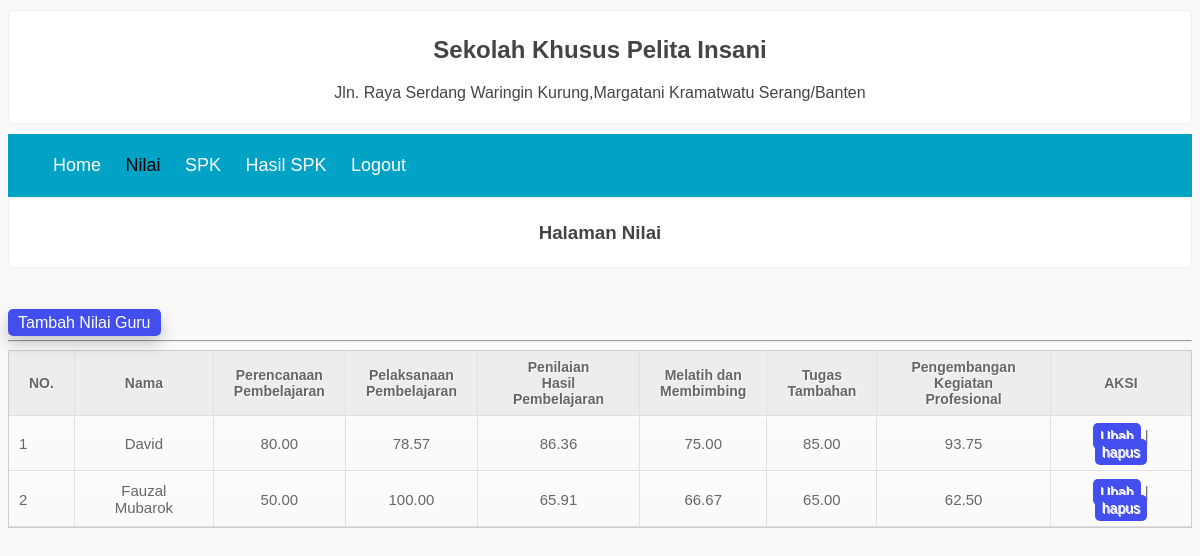
/nilai.php (signed in), run on the app's committed database.
### tables this page shows
CREATE TABLE `nilai2` (
  `id_nilai2` int(11) NOT NULL,
  `nama` varchar(30) NOT NULL,
  `k1` int(4) NOT NULL,
  `k2` int(4) NOT NULL,
  `k3` int(4) NOT NULL,
  `k4` int(4) NOT NULL,
  `k5` int(4) NOT NULL,
  `k6` int(4) NOT NULL,
  `k7` int(4) NOT NULL,
  `k8` int(4) NOT NULL,
  `k9` int(4) NOT NULL,
  `k10` int(4) NOT NULL,
  `k11` int(4) NOT NULL,
  `k12` int(4) NOT NULL,
  `k13` int(4) NOT NULL,
  `k14` int(4) NOT NULL,
  `k15` int(4) NOT NULL,
  `k16` int(4) NOT NULL,
  `k17` int(4) NOT NULL,
  `k18` int(4) NOT NULL,
  `k19` int(4) NOT NULL,
  `k20` int(4) NOT NULL,
  `k21` int(4) NOT NULL,
  `k22` int(4) NOT NULL,
  `k23` int(4) NOT NULL,
  `k24` int(4) NOT NULL,
  `k25` int(4) NOT NULL,
  `k26` int(4) NOT NULL,
  `k27` int(4) NOT NULL,
  `k28` int(4) NOT NULL,
  `k29` int(4) NOT NULL,
  `k30` int(4) NOT NULL,
  `k31` int(4) NOT NULL,
  `k32` int(4) NOT NULL,
  `k33` int(4) NOT NULL,
  `k34` int(4) NOT NULL,
  `k35` int(4) NOT NULL,
  `k36` int(4) NOT NULL,
  `k37` int(4) NOT NULL,
  `k38` int(4) NOT NULL,
  `k39` int(4) NOT NULL,
  `k40` int(4) NOT NULL
);

### functions.php (called while the page is built, shortened)
<?php
$conn = mysqli_connect("localhost", "root", "", "spk");
function query($query){
    global $conn;
    $result = mysqli_query($conn, $query);
    $rows=[];
    while($row = mysqli_fetch_assoc($result) ){
        $rows[] = $row;
    }
    return $rows;
}
?>

### nilai.php (the view, shortened to what this page needs)
<?php
require 'functions.php';
$nilai = query("SELECT * FROM nilai2 ORDER BY id_nilai2");
$sus = count($nilai);
if($sus == 0){
    $jadi = 1;
}else{
    $jadi = 2;
}
?>
<html>
<head>
<link rel="stylesheet" href="css1/nilai_style.css">
</head>
<body>
<div class="content">
        <header>
            <h2 class="judul">Sekolah Khusus Pelita Insani</h2>
            <p align="center">Jln. Raya Serdang Waringin Kurung,Margatani Kramatwatu Serang/Banten</p>
        </header>
        <nav>
            <ul>
                <li><a href="index.php">Home</a></li>
                <li id="nilai"><a href="nilai.php">Nilai</a></li>
                <li><a href="ubahBobot.php">SPK</a></li>
                <li><a href="report.php">Hasil SPK</a></li>
                <li><a href="logout.php" onclick="return confirm('apakah anda ingin keluar?');">Logout</a></li>
            </ul>
        </nav>
        <header>
            <h3 align="center">Halaman Nilai</h3>
        </header>
        <br></br>
    <a href="tambah/coba.php" class="button">Tambah Nilai Guru</a>
    <hr>
    <?php if($jadi == 1) : ?>
        <center><span class="blink">Data Kosong, Silahkan Klik Tambah Nilai</span><center>
    <?php else : ?>
    <center>
    <table cellspacing="0">
    <tr>
        <th>NO.</th>
        <th>Nama</th>
        <th>Perencanaan <br> Pembelajaran</th>
        <th>Pelaksanaan <br> Pembelajaran</th>
        <th>Penilaian <br> Hasil Pembelajaran</th>
        <th>Melatih dan <br> Membimbing</th>
        <th>Tugas <br> Tambahan</th>
        <th>Pengembangan <br> Kegiatan Profesional</th>
        <th colspan="2">AKSI</th>
    </tr>
    <?php $i = 1; ?>
    <?php foreach ($nilai as $row) :  ?>
    <?php
        $jumlah_k1 = $row["k1"] + $row["k2"] + $row["k3"] + $row["k4"] + $row["k5"] + $row["k6"] + $row["k7"] +
                    $row["k8"] + $row["k9"] + $row["k10"];
        $kriteria1 = ($jumlah_k1 / 40) * 100;
        $jumlah_k2 = $row["k11"] + $row["k12"] + $row["k13"] + $row["k14"] + $row["k15"] + $row["k16"] + $row["k17"];
        $kriteria2 = ($jumlah_k2 / 28) * 100;
        $jumlah_k3 = $row["k18"] + $row["k19"] + $row["k20"] + $row["k21"] + $row["k22"] + $row["k23"] + $row["k24"] +
                        $row["k25"] + $row["k26"] + $row["k27"] + $row["k28"];
        $kriteria3 = ($jumlah_k3 / 44) * 100;
        $jumlah_k4 = $row["k29"] + $row["k30"] + $row["k31"];
        $kriteria4 = ($jumlah_k4 / 12) * 100;
        $jumlah_k5 = $row["k32"] + $row["k33"] + $row["k34"] + $row["k35"] + $row["k36"];
        $kriteria5 = ($jumlah_k5 / 20) * 100;
        $jumlah_k6 = $row["k37"] + $row["k38"] + $row["k39"] + $row["k40"];
        $kriteria6 = ($jumlah_k6 / 16) * 100;
    ?>
    <tr>
        <td><?php echo $i; ?></td>
        <td><?php echo $row["nama"]; ?></td>
        <td><?php echo number_format( $kriteria1, 2 ) ; ?></td>
        <td><?php echo number_format( $kriteria2, 2) ; ?></td>
        <td><?php echo number_format( $kriteria3, 2 ) ; ?></td>
        <td><?php echo number_format( $kriteria4, 2 ) ; ?></td>
        <td><?php echo number_format( $kriteria5, 2 ) ; ?></td>
        <td><?php echo number_format( $kriteria6, 2 ) ; ?></td>
        <td>
            <a href="tambah/ubah_nilai.php?id=<?= $row["id_nilai2"]; ?>" class="aksi" );">Ubah</a> |
            <a href="hapus/hapus_nilai.php?id=<?= $row["id_nilai2"]; ?>" class="aksi" onclick="return confirm('yakin ingin menghapus?');">hapus</a>
        </td>
    </tr>
    <?php $i++; ?>
    <?php endforeach; ?>
    </table>
    </center>
    <?php endif; ?>
    </div>
</body>
</html>

### css1/nilai_style.css (style rules this page uses)
body { background-color: #f9f9f9; font-size: 16px; color: #444; font-family: sans-serif; }
.content { width: 100%; margin: 10px auto; margin-bottom: 50px; }
header { background-color: white; padding: 5px 5px; border-radius: 5px; border: 1px solid #f0f0f0; margin-bottom: 10px; }
header h2.judul { text-align: center; }
nav a { font-size: 18px; font-weight: 400; text-decoration: none; color: white; }
nav li { display: inline; list-style-type: none; margin-right: 20px; }
nav { background-color: #00a2c6; padding: 5px; position: sticky; top: 0; }
#nilai a { color: rgb(5, 5, 5); }
a.button, button.tombol { background-color: #424eee; color: white; text-decoration: none; text-align: center; margin-bottom: 10px; padding: 5px 10px; cursor: pointer; box-shadow: 0px 8px 16px 0px rgba(0, 0, 0, 0.2); border-radius: 5px; }
a.aksi { font-size: 14px; text-decoration: none; color: white; background-color: #424eee; padding: 5px 7px; border-radius: 5px; }
h3 { font-family: sans-serif; }
table { font-family: Arial, Helvetica, sans-serif; color: #666; text-shadow: 1px 1px 0px #fff; background: #eeebec; border: #ccc 1px solid; overflow: auto; }
table th { padding: 8px 20px; border-left: 1px solid #e0e0e0; border-bottom: 1px solid #e0e0e0; background: #ededed; font-size: 14px; }
table th:first-child { border-left: none; }
table tr { text-align: center; padding-left: 10px; }
table td:first-child { text-align: left; padding-left: 10px; border-left: 0; }
table td { padding: 10px 20px; overflow: auto; font-size: 15px; border-top: 1px solid #ffffff; border-bottom: 1px solid #e0e0e0; border-left: 1px solid #e0e0e0; background: #fafafa; background: -webkit-gradient(linear, left top, left bottom, from(#fbfbfb), to(#fafafa)); background: -moz-linear-gradient(top, #fbfbfb, #fafafa); }

### data on the page
nilai2: nama "David", kriteria1 "80.00", kriteria2 "78.57", kriteria3 "86.36", kriteria4 "75.00", kriteria5 "85.00", kriteria6 "93.75"
nilai2: nama "Fauzal Mubarok", kriteria1 "50.00", kriteria2 "100.00", kriteria3 "65.91", kriteria4 "66.67", kriteria5 "65.00", kriteria6 "62.50"
